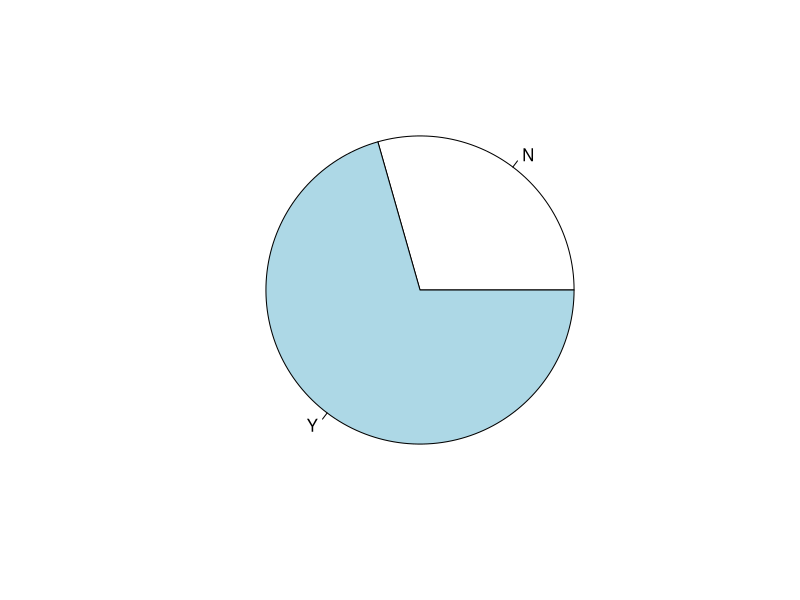

Write R code to recreate this figure.
########################################################################
#          Author: Vaishali Lambe NUID:001286444                       #
########################################################################

#see current working directory
getwd()
#set the working directory
setwd("C:/Users/Admin/Documents/DataScience/R-tutorial")

#save output to console file
sink("output.txt")

#load data from Classdata.csv to R
ClassData<-read.csv("ClassData.csv", header = TRUE)
#display data
ClassData

#########################################################################
#                1. Min, Max, Median, Avg for GPA                       #
#########################################################################

#First way
meanGPA<-mean(ClassData$GPA)
meanGPA  #display
minGPA<-min(ClassData$GPA)
minGPA   #display
maxGPA<-max(ClassData$GPA)
maxGPA   #display
medGPA=median(ClassData$GPA)
medGPA   #display

#Second way using dplyr
library(dplyr)
meanGPA<-ClassData$GPA %>% mean()
meanGPA  #display  
minGPA<-ClassData$GPA %>% min()
minGPA   #display
maxGPA<-ClassData$GPA %>% max()
maxGPA   #display
medGPA<-ClassData$GPA %>% median()
medGPA   #display

#########################################################################
#          1. Min, Max, Median, Avg for Years of Work Experience        #
#########################################################################

#change name of the column Years of Work Experience to YWEx
names(ClassData)[3]<-"YWEx"
ClassData  #display

#First way
meanYWEx<-mean(ClassData$YWEx)
meanYWEx  #display
minYWEx<-min(ClassData$YWEx)
minYWEx   #display
maxYWEx<-max(ClassData$YWEx)
maxYWEx   #display
medYWEx=median(ClassData$YWEx)
medYWEx   #display

#Second way using dplyr
meanYWEx<-ClassData$YWEx %>% mean()
meanYWEx  #display
minYWEx<-ClassData$YWEx %>% min()
minYWEx   #display
maxYWEx<-ClassData$YWEx %>% max()
maxYWEx   #display
medYWEx<-ClassData$YWEx %>% median()
medYWEx   #display

#########################################################################
#                      2. mode of a salary latest                       # 
#########################################################################

#chane name of column from latest salary per year to LSPY
names(ClassData)[4]<-"LSPY"
ClassData  #display

# Create the function getmode to calculate mode of latest salary per year
getmode <- function(LSPY) {
  uniqv <- unique(LSPY)
  uniqv[which.max(tabulate(match(LSPY, uniqv)))]
}

modeSalary<-getmode(ClassData$LSPY)
modeSalary   #display

#mode of a salary expected after graduation
#change name of colunm form salary expected after graduation to ESAG
names(ClassData)[9]<-"ESAG"
ClassData   #display

# Create the function to clculate mode of ESAG
getmodeExp <- function(ESAG) {
  uniqv <- unique(ESAG)
  uniqv[which.max(tabulate(match(ESAG, uniqv)))]
}

modeSalaryExp<-getmodeExp(ClassData$ESAG)
modeSalaryExp   #display

#########################################################################
#         3. co-op % of students done co op and didnt do co op          #
#########################################################################

#change name of the colunm from coop internship Y/N to Coop 
names(ClassData)[7]<-"Coop"
ClassData  #display

#convert all 'y' to 'Y'
ClassData <- mutate_each(ClassData, funs(toupper))
ClassData  #display
#create vector Coop
Coop <- c(ClassData$Coop)

#percentage of people dont have co op
Non_Coop<- (table(Coop)[1]/length(ClassData$Coop)) * 100
round(Non_Coop,2)

#percentage of people on co op
On_Coop<- (table(Coop)[2]/length(ClassData$Coop)) * 100
round(On_Coop,2)

#pie chart to display number of students on co op and not on co-op
Coop_counts<-table(Coop)
pie(Coop_counts)

#########################################################################
#     4. No of students with more than 500 LinkedIn contacts            #
#########################################################################
MoreContacts<-filter(ClassData,ClassData$Number.of.contacts.on.Linkedin>500)
MoreContacts
#number of people having more than 500 contacts
count(MoreContacts)

#########################################################################
#     5.Find the Inter Quartile Range for the Expected Salary Range     #
#########################################################################

#first way of IQR
IQR_ESAG<-IQR(ClassData$ESAG)
IQR_ESAG  # display 


